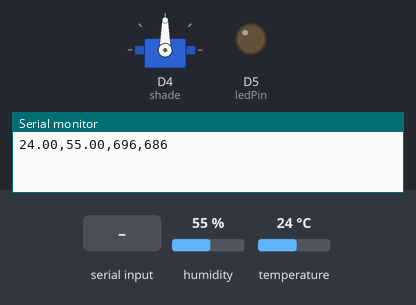
The sketch below on a simulated ESP8266 (NodeMCU). Parts: servo, output pins drawn as LEDs (lit = HIGH), the last lines printed to the serial monitor. Inputs (shaded band) come from the test bench; at power-on: humidity 55 %, temperature 24 °C. Random numbers use the default seed unless the sketch sets one.

Above: at 3.2 s.
3.3 s: "LED_ON\n" received over Serial
At 6.6 s:
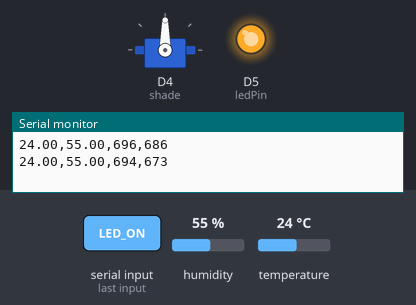
7.5 s: "SHADE_OPEN\n" received over Serial
At 9.8 s:
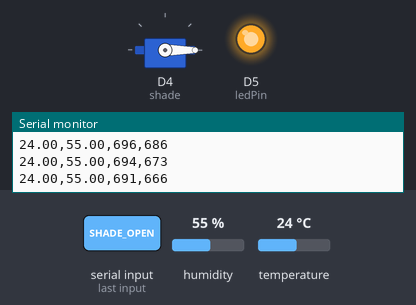
11.3 s: "LED_OFF\n" received over Serial
At 12.9 s:
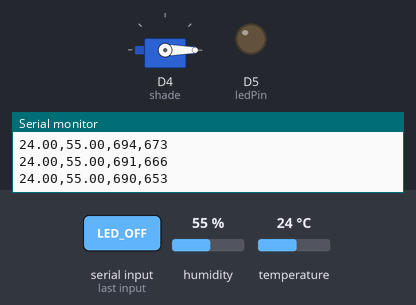
15.1 s: "SHADE_CLOSE\n" received over Serial
At 16.1 s:
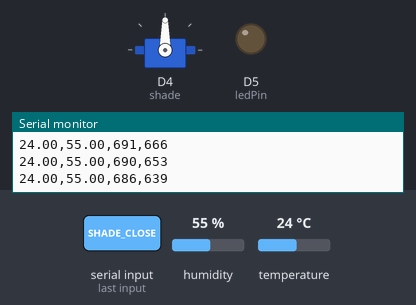
Timing chart, 0 to 18.1 s (numbered marks = the images above; inputs shaded):
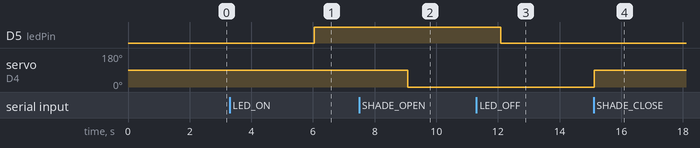

The sketch:

project.ino
```cpp
#include <DHT.h>
#include <Servo.h>

#define DHTPIN D1
#define DHTTYPE DHT11

DHT dht(DHTPIN, DHTTYPE);
Servo shade;

int ledPin = D5;

// Simulated values
int moisture = 700;
int light = 700;
int direction = -1;

void setup() {
  Serial.begin(115200);
  dht.begin();
  shade.attach(D4);
  pinMode(ledPin, OUTPUT);

  delay(2000);
}

void loop() {

  float temp = dht.readTemperature();
  float hum = dht.readHumidity();

  if (isnan(temp) || isnan(hum)) return;

  // ---- Simulate Data ----
  moisture -= random(1, 5);

  light += direction * random(5, 15);
  if (light < 200 || light > 800)
    direction = -direction;

  light = constrain(light, 200, 800);

  // 📤 SEND DATA TO PYTHON (CSV)
  Serial.print(temp); Serial.print(",");
  Serial.print(hum); Serial.print(",");
  Serial.print(moisture); Serial.print(",");
  Serial.println(light);

  delay(1000);

  // 📥 RECEIVE ML COMMAND
  if (Serial.available()) {
    String cmd = Serial.readStringUntil('\n');

    if (cmd == "PUMP_ON") {
      Serial.println("Pump ON (ML)");
    }
    else if (cmd == "PUMP_OFF") {
      Serial.println("Pump OFF (ML)");
    }

    if (cmd == "LED_ON") {
      digitalWrite(ledPin, HIGH);
    }
    else if (cmd == "LED_OFF") {
      digitalWrite(ledPin, LOW);
    }

    if (cmd == "SHADE_CLOSE") {
      shade.write(90);
    }
    else if (cmd == "SHADE_OPEN") {
      shade.write(0);
    }
  }

  delay(2000);
}
```

Measured:
- after the input at 3.3 s, D5 (ledPin): LOW → HIGH after 2.7 s
- after the input at 7.5 s, servo on D4 (shade): 90° → 0° after 1.6 s
- after the input at 11.3 s, D5 (ledPin): HIGH → LOW after 0.79 s
- after the input at 15.1 s, servo on D4 (shade): 0° → 90° at once
